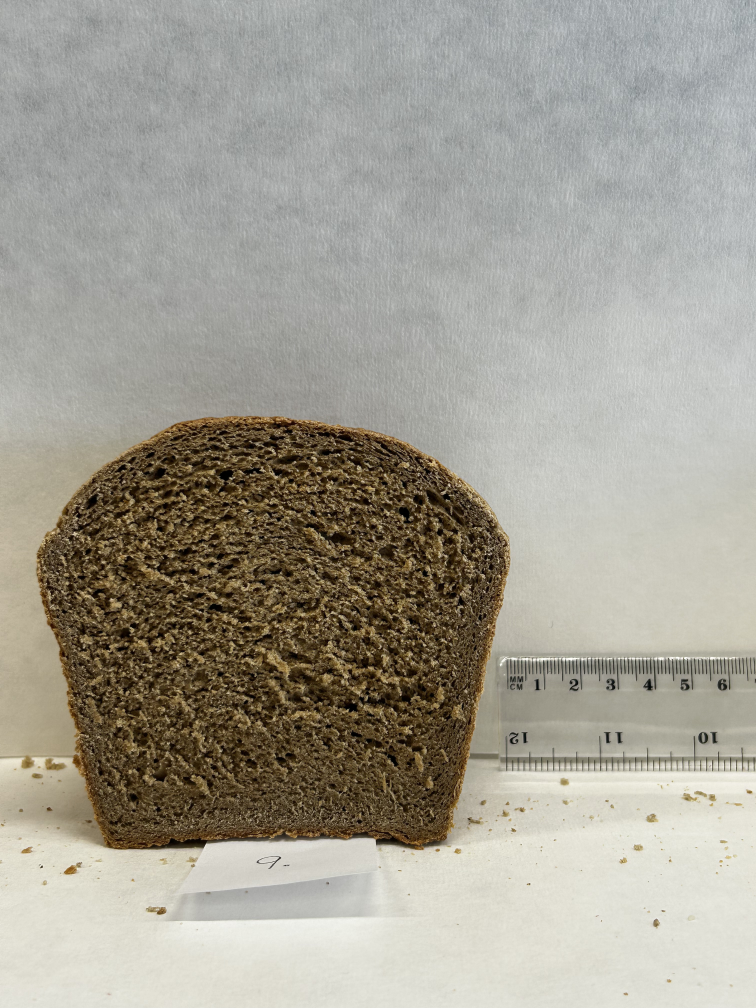
#> input picture Test/IMG_2022.jpg, 3024 x 4032 px, found by its file name (shown at 1/4 size)
$ python cv_test_bsg.py
#> lines starting #> are read from the running program, lines starting #| are printed output that depends on the picture
"""
CV reproducibility test for BreadScan v5.2 — BSG / HisAnalysis path.

Mirrors the BSG/dark branch of the analyser:
  - Crop ROI in original-image px
  - Resample to constant working resolution (10 px/mm)
  - Luminance grayscale
  - Gaussian blur (sigma = 2.0 for BSG)
  - HisAnalysis peak-mode threshold on RAW blurred grayscale (no CLAHE)
      threshold = peak + offset%, default offset = -8% (in 0..255 bin space)
      pixels darker than threshold are classified as gas cells
  - Morphological closing (radius = 3 for BSG)
  - Connected-components labelling (8-connectivity)
  - mm²-based size filter (0.05 mm² min, 150 mm² max)
"""

import numpy as np
from PIL import Image
from scipy.ndimage import gaussian_filter, binary_closing, label, generate_binary_structure
import statistics
import sys

IMG_PATH = r"C:\Users\Usuario\Repos\Bread_porosity_scan\Test\IMG_2022.jpg"

PX_PER_MM_ORIG = 16.0    # estimated from the ruler in the image
TARGET_PX_PER_MM = 10.0  # v5.2 constant working resolution

# BSG / HisAnalysis defaults (as set in BreadScan)
SIGMA = 2.0
PEAK_OFFSET_PCT = -8     # -20..+30 in BreadScan; -8 detects only pixels darker than peak
MORPH_R = 3
MIN_AREA_MM2 = 0.05
MAX_AREA_MM2 = 150.0


def hisanalysis_threshold(gray_blurred: np.ndarray, offset_pct: int) -> tuple[float, int, int]:
    """Replicates the JS hisAnalysisPeakMode() function.
    Returns (t_norm, peak_bin, thresh_bin)."""
    # Histogram on 0..255 bin grayscale
    g255 = (gray_blurred * 255.0).clip(0, 255).astype(np.uint8)
    hist = np.bincount(g255.ravel(), minlength=256)
    peak_bin = int(np.argmax(hist))
    # offset_pct is interpreted in BreadScan as "% of range" → 256 bins × pct/100
    offset_bins = int(round(offset_pct * 2.56))
    thresh_bin = max(0, min(255, peak_bin + offset_bins))
    t_norm = thresh_bin / 255.0
    return t_norm, peak_bin, thresh_bin


def bsg_pipeline(roi_rgb_uint8: np.ndarray, px_per_mm: float) -> dict:
    rgb = roi_rgb_uint8.astype(np.float32) / 255.0
    gray = 0.299 * rgb[..., 0] + 0.587 * rgb[..., 1] + 0.114 * rgb[..., 2]
    blurred = gaussian_filter(gray, sigma=SIGMA)

    t_norm, peak_bin, thresh_bin = hisanalysis_threshold(blurred, PEAK_OFFSET_PCT)
    binary = blurred < t_norm

    if MORPH_R > 0:
        struct = generate_binary_structure(2, 2)
        binary = binary_closing(binary, structure=struct, iterations=MORPH_R)

    structure_8 = generate_binary_structure(2, 2)
    lab, n = label(binary, structure=structure_8)

    if n == 0:
        return dict(void_fraction_pct=0.0, cell_count=0,
                    cell_density_per_cm2=0.0, mean_cell_area_mm2=0.0,
                    peak_bin=peak_bin, thresh_bin=thresh_bin)

    counts = np.bincount(lab.ravel())
    counts[0] = 0
    area_px = counts[1:]

    px2_per_mm2 = px_per_mm * px_per_mm
    min_px = MIN_AREA_MM2 * px2_per_mm2
    max_px = MAX_AREA_MM2 * px2_per_mm2
    valid_mask = (area_px >= min_px) & (area_px <= max_px)
    valid_areas = area_px[valid_mask]

    total_px = binary.size
    pore_px = float(valid_areas.sum())
    void_frac = pore_px / total_px

    if valid_areas.size:
        total_mm2 = total_px / px2_per_mm2
        density = valid_areas.size / (total_mm2 / 100.0)
        mean_area_mm2 = (pore_px / valid_areas.size) / px2_per_mm2
    else:
        density = 0.0
        mean_area_mm2 = 0.0

    return dict(
        void_fraction_pct=void_frac * 100,
        cell_count=int(valid_areas.size),
        cell_density_per_cm2=density,
        mean_cell_area_mm2=mean_area_mm2,
        peak_bin=peak_bin,
        thresh_bin=thresh_bin,
    )


def crop_and_resample(image: np.ndarray, x_mm: float, y_mm: float,
                      w_mm: float, h_mm: float, px_per_mm_orig: float) -> np.ndarray:
    x0 = int(round(x_mm * px_per_mm_orig))
    y0 = int(round(y_mm * px_per_mm_orig))
    x1 = int(round((x_mm + w_mm) * px_per_mm_orig))
    y1 = int(round((y_mm + h_mm) * px_per_mm_orig))
    crop = image[y0:y1, x0:x1, :]
    nw = max(8, int(round(w_mm * TARGET_PX_PER_MM)))
    nh = max(8, int(round(h_mm * TARGET_PX_PER_MM)))
    pil = Image.fromarray(crop).resize((nw, nh), Image.BILINEAR)
    return np.asarray(pil)


def cv_pct(values):
    if not values or statistics.mean(values) == 0:
        return float("nan")
    sd = statistics.stdev(values) if len(values) > 1 else 0.0
    return sd / statistics.mean(values) * 100.0


def main():
    img = np.asarray(Image.open(IMG_PATH).convert("RGB"))
#> img is the input picture: shape (4032, 3024, 3); mean R, G, B 162.4, 158.7, 147.6
    H, W, _ = img.shape
#> H = 4032; W = 3024
    print(f"Image: {W}×{H} px  ({W/PX_PER_MM_ORIG:.1f}×{H/PX_PER_MM_ORIG:.1f} mm at {PX_PER_MM_ORIG} px/mm)\n")
#| Image: 3024×4032 px  (189.0×252.0 mm at 16.0 px/mm)

    # Crumb area on IMG_2022 (BSG sample 9): roughly x in [30, 110] mm,
    # y in [60, 200] mm. Centre ROIs around (70, 130) mm.
    base_x_mm, base_y_mm = 50.0, 110.0
    rois = [
        ("R1: base 40×40",         base_x_mm,          base_y_mm,          40.0, 40.0),
        ("R2: shift +3,−2",        base_x_mm + 3.0,    base_y_mm - 2.0,    40.0, 40.0),
        ("R3: shift −2,+3",        base_x_mm - 2.0,    base_y_mm + 3.0,    40.0, 40.0),
        ("R4: 38×42 -1,+0",        base_x_mm - 1.0,    base_y_mm,          38.0, 42.0),
        ("R5: 42×38 +1,+1",        base_x_mm + 1.0,    base_y_mm + 1.0,    42.0, 38.0),
    ]

    results = []
    print(f"{'ROI':<22}{'VF %':>10}{'Cells':>8}{'Cells/cm²':>14}{'Mean mm²':>12}{'Peak':>8}{'Thr':>6}")
    print("-" * 80)
    for name, xm, ym, wm, hm in rois:
        roi = crop_and_resample(img, xm, ym, wm, hm, PX_PER_MM_ORIG)
        m = bsg_pipeline(roi, TARGET_PX_PER_MM)
        results.append(m)
        print(f"{name:<22}"
              f"{m['void_fraction_pct']:>10.2f}"
              f"{m['cell_count']:>8d}"
              f"{m['cell_density_per_cm2']:>14.2f}"
              f"{m['mean_cell_area_mm2']:>12.4f}"
              f"{m['peak_bin']:>8d}"
              f"{m['thresh_bin']:>6d}")
#> this loop made 5 passes
#> (n in bsg_pipeline, pore_px in bsg_pipeline, void_frac in bsg_pipeline, mean_area_mm2 in bsg_pipeline) on passes 1 to 5: (93, 38273, 0.239, 4.56), (83, 40495, 0.253, 5.47), (97, 39798, 0.249, 4.47), (100, 37216, 0.233, 4.18), (86, 40241, 0.252, 5.23)
#| R1: base 40×40             23.92      84          5.25      4.5563      78    58
#| R2: shift +3,−2            25.31      74          4.62      5.4723      78    58
#| R3: shift −2,+3            24.87      89          5.56      4.4717      78    58
#| R4: 38×42 -1,+0            23.32      89          5.58      4.1816      78    58
#| R5: 42×38 +1,+1            25.21      77          4.82      5.2261      78    58
#> pass 1, in crop_and_resample, `crop = image[y0:y1, x0:x1, :]`:
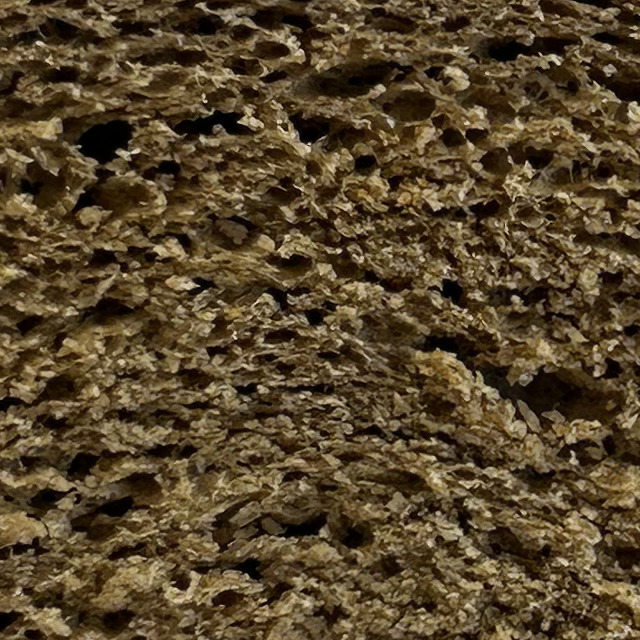
#> crop: shape (640, 640, 3); mean R, G, B 86.5, 69.6, 43.6
#> pass 1, in bsg_pipeline, `gray = 0.299 * rgb[..., 0] + 0.587 * rgb[..., 1] + 0.114 * rgb[..., 2]`:
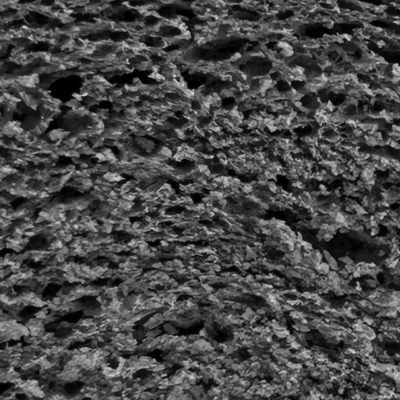
#> gray: shape (400, 400) float32; min 0, max 0.821, mean 0.281
#> after the loop:
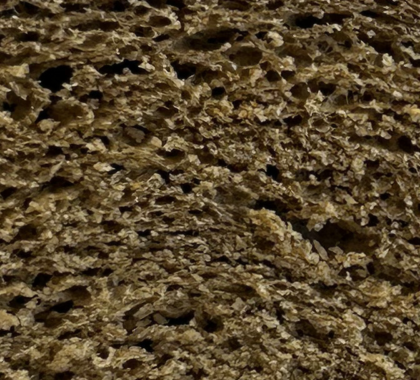
#> roi: shape (380, 420, 3); mean R, G, B 86.2, 69.4, 43.4
#> after the loop, results = 5 items

    print("-" * 80)
    print("Summary across the 5 ROIs:")
    for key, label_ in [
        ("void_fraction_pct",      "  Void Fraction (%)     "),
        ("cell_count",             "  Cell Count            "),
        ("cell_density_per_cm2",   "  Cell Density (cm⁻²)   "),
        ("mean_cell_area_mm2",     "  Mean Cell Area (mm²) ")]:
        vals = [r[key] for r in results]
        mean = statistics.mean(vals)
        sd = statistics.stdev(vals) if len(vals) > 1 else 0.0
        cv = cv_pct(vals)
        print(f"{label_}  mean={mean:>10.4f}  sd={sd:>10.4f}  CV={cv:>6.2f} %")
#> this loop made 4 passes
#> (vals, mean, cv) on passes 1 to 4: ([23.92, 25.31, 24.87, 23.32, 25.21], 24.53, 3.55), ([84, 74, 89, 89, 77], 82.6, 8.33), ([5.25, 4.62, 5.56, 5.58, 4.82], 5.17, 8.33), ([4.56, 5.47, 4.47, 4.18, 5.23], 4.78, 11.37)
#|   Void Fraction (%)       mean=   24.5271  sd=    0.8707  CV=  3.55 %
#|   Cell Count              mean=   82.6000  sd=    6.8775  CV=  8.33 %
#|   Cell Density (cm⁻²)     mean=    5.1677  sd=    0.4307  CV=  8.33 %
#|   Mean Cell Area (mm²)   mean=    4.7816  sd=    0.5435  CV= 11.37 %


if __name__ == "__main__":
    sys.stdout.reconfigure(encoding="utf-8")
    main()

$ run again, with Test/IMG_2005.jpg copied over Test/IMG_2022.jpg
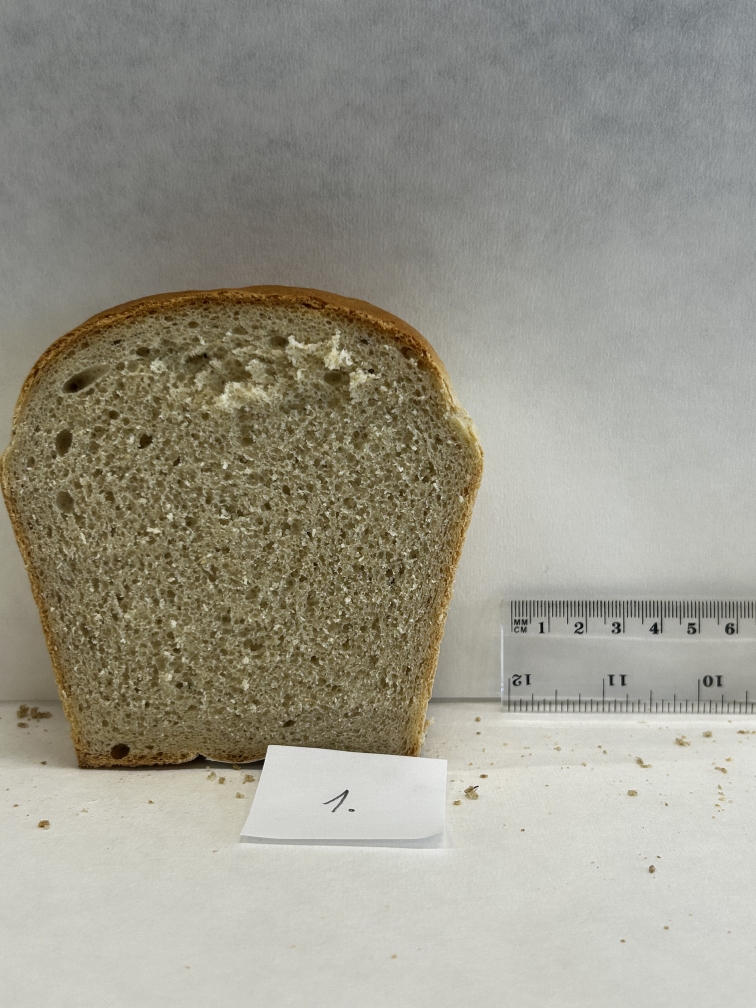
#> input picture Test/IMG_2005.jpg, 3024 x 4032 px, found by its file name (shown at 1/4 size)
#> in main, img is the input picture: shape (4032, 3024, 3); mean R, G, B 154.9, 152.2, 139.5
#| Image: 3024×4032 px  (189.0×252.0 mm at 16.0 px/mm)
#> the loop in main, `for name, xm, ym, wm, hm in rois:` made 5 passes
#> (n in bsg_pipeline, pore_px in bsg_pipeline, void_frac in bsg_pipeline, mean_area_mm2 in bsg_pipeline) on passes 1 to 5: (166, 38578, 0.241, 2.54), (158, 39885, 0.249, 2.75), (141, 48538, 0.303, 4.01), (165, 37981, 0.238, 2.47), (162, 38584, 0.242, 2.59)
#> (printed output is left out)
#> pass 1, in bsg_pipeline, `gray = 0.299 * rgb[..., 0] + 0.587 * rgb[..., 1] + 0.114 * rgb[..., 2]`:
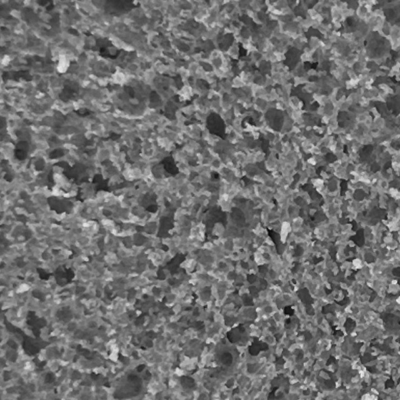
#> gray: shape (400, 400) float32; min 0.0261, max 0.919, mean 0.437
#> after the loop in main, `for name, xm, ym, wm, hm in rois:`:
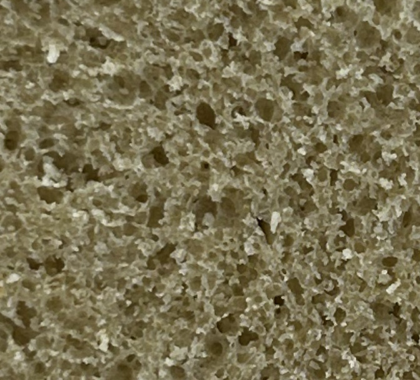
#> roi: shape (380, 420, 3); mean R, G, B 121.2, 112.6, 81.4
#> after the loop in main, `for name, xm, ym, wm, hm in rois:`: results = 5 items
#> the loop in main, `for key, label_ in [ ("void_fraction_pct",      "  Void Fraction (%)  ..` made 4 passes
#> (vals, mean, cv) on passes 1 to 4: ([24.11, 24.93, 30.34, 23.8, 24.18], 25.47, 10.8), ([152, 145, 121, 154, 149], 144.2, 9.3), ([9.5, 9.06, 7.56, 9.65, 9.34], 9.02, 9.36), ([2.54, 2.75, 4.01, 2.47, 2.59], 2.87, 22.5)
#> (printed output is left out)

$ run again, with Test/IMG_2009.jpg copied over Test/IMG_2022.jpg
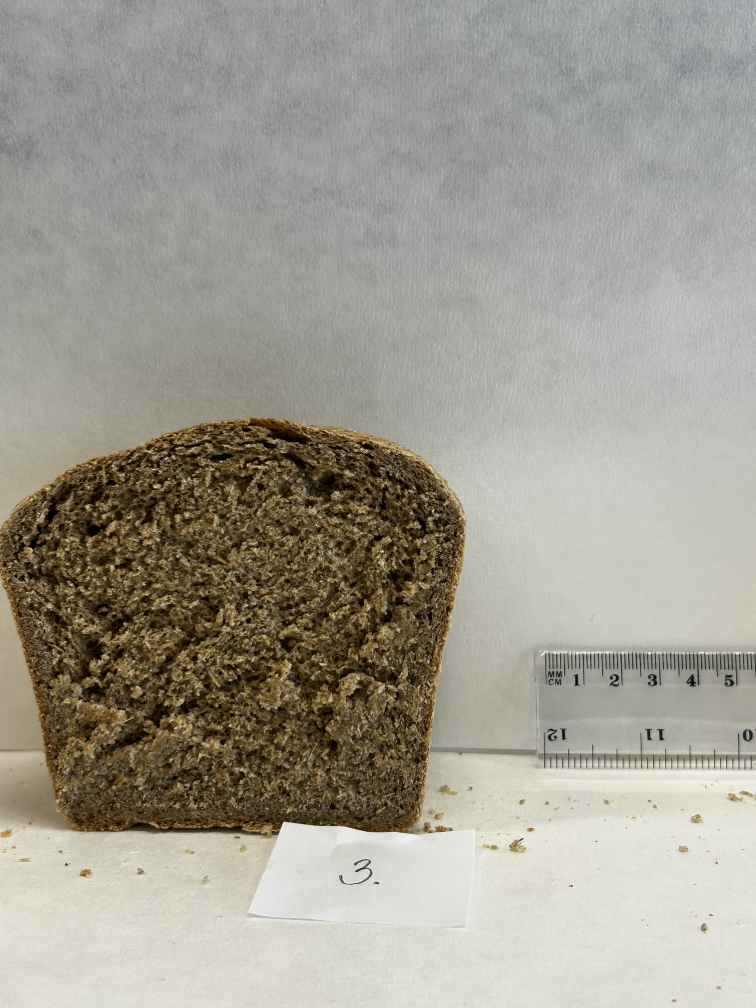
#> input picture Test/IMG_2009.jpg, 3024 x 4032 px, found by its file name (shown at 1/4 size)
#> in main, img is the input picture: shape (4032, 3024, 3); mean R, G, B 159.7, 156.6, 145
#| Image: 3024×4032 px  (189.0×252.0 mm at 16.0 px/mm)
#> the loop in main, `for name, xm, ym, wm, hm in rois:` made 5 passes
#> (n in bsg_pipeline, pore_px in bsg_pipeline, void_frac in bsg_pipeline, mean_area_mm2 in bsg_pipeline) on passes 1 to 5: (125, 29132, 0.182, 2.56), (138, 27270, 0.17, 2.2), (113, 30429, 0.19, 3.04), (126, 31230, 0.196, 2.67), (150, 44368, 0.278, 3.26)
#> (printed output is left out)
#> pass 1, in bsg_pipeline, `gray = 0.299 * rgb[..., 0] + 0.587 * rgb[..., 1] + 0.114 * rgb[..., 2]`:
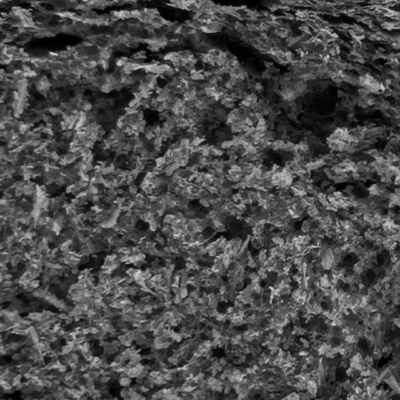
#> gray: shape (400, 400) float32; min 0, max 0.878, mean 0.292
#> after the loop in main, `for name, xm, ym, wm, hm in rois:`:
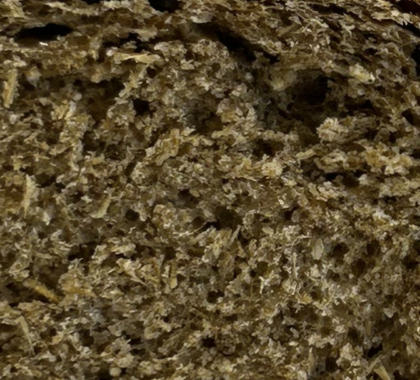
#> roi: shape (380, 420, 3); mean R, G, B 87.8, 72.9, 44.6
#> after the loop in main, `for name, xm, ym, wm, hm in rois:`: results = 5 items
#> the loop in main, `for key, label_ in [ ("void_fraction_pct",      "  Void Fraction (%)  ..` made 4 passes
#> (vals, mean, cv) on passes 1 to 4: ([18.21, 17.04, 19.02, 19.57, 27.8], 20.33, 21.07), ([114, 124, 100, 117, 136], 118.2, 11.2), ([7.12, 7.75, 6.25, 7.33, 8.52], 7.4, 11.28), ([2.56, 2.2, 3.04, 2.67, 3.26], 2.75, 15.19)
#> (printed output is left out)
